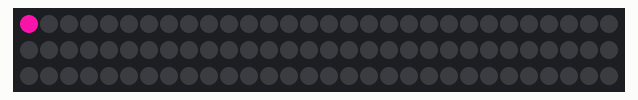
Simulated run of this sketch. Board: Arduino Uno, built with avr-gcc and run on an emulated ATmega328P. On the bench: 90 RGB LEDs in strip order, left to right, continuing on the next row. Dim RGB values are drawn brighter than linear; random numbers use the default seed unless the sketch sets one.

Above: at 0.16 s.
At 5.1 s:
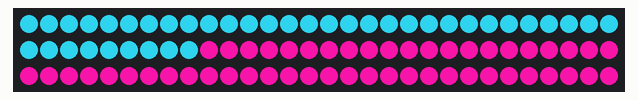
At 10.06 s:
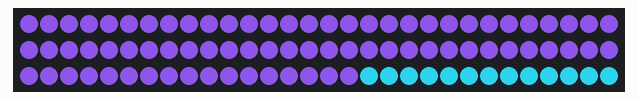
At 19.96 s:
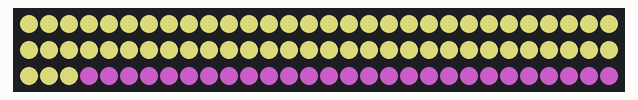
At 29.86 s:
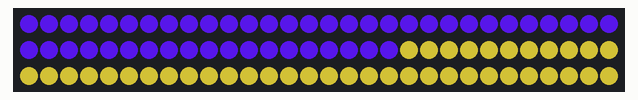
At 39.76 s:
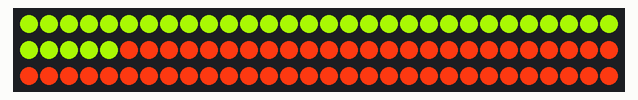

The sketch:

first_led.ino
```cpp
#include <FastLED.h>

#define LED_PIN     7
#define NUM_LEDS    90
#define DELAY       35
#define MAXINTENSITY   1.0

//This program snakes a random color through the leds. it will sequentially
// light up the leds with a random color and then turn them off in the same order

CRGB leds[NUM_LEDS];

void setup() {

  FastLED.addLeds<WS2812, LED_PIN, GRB>(leds, NUM_LEDS);

}

void loop() {

  int maxi = round(255  *  MAXINTENSITY);
  int r = random(maxi);
  int g = random(maxi);
  int b = random(maxi);
  for(int i = 0; i < NUM_LEDS; i++)
  {
    leds[i] = CRGB(r, g, b);
    FastLED.show();
    delay(DELAY);
  }
//  for(int i = 0; i < NUM_LEDS; i++)
//  {
//    leds[i] = CRGB(0, 0, 0);
//    FastLED.show();
//    delay(DELAY);
//  }
}
```
